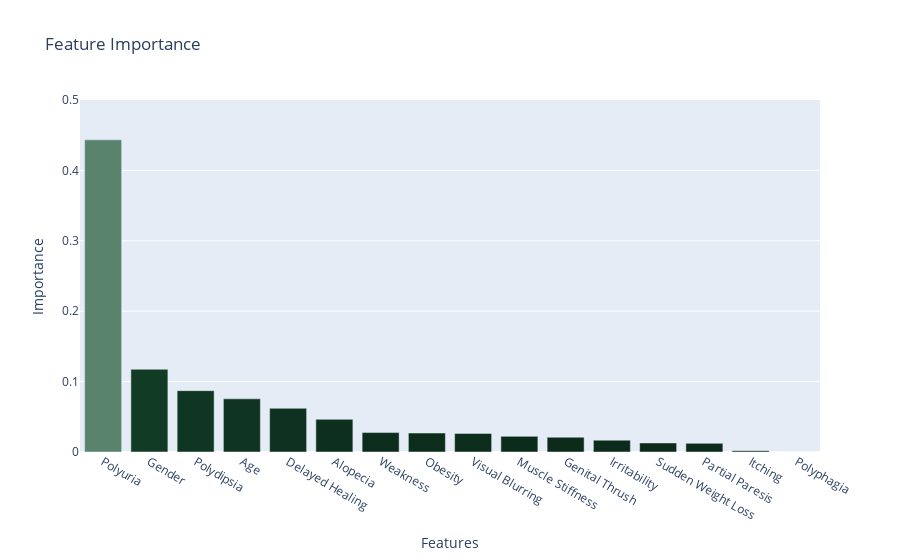

Source (notebook cell):
### Markdown cell above
### Displaying Feature Importance Plot using Plotly
> Next, let's create a Plotly graph to visualize the feature importance based on the Decision Tree model.

### Code cell
import plotly.graph_objects as go

# Train the Decision Tree model on the entire dataset
clf = DecisionTreeClassifier()
clf.fit(X, y)

# Get feature importances from the trained model
feature_importance = clf.feature_importances_

# Sort the features based on importance in descending order
sorted_indices = feature_importance.argsort()[::-1]
sorted_features = df.iloc[:, :-1].columns[sorted_indices]
sorted_importance = feature_importance[sorted_indices]

# Create a Plotly bar chart to visualize feature importance
fig = go.Figure(go.Bar(
    x=sorted_features,
    y=sorted_importance,
    marker=dict(
        color=sorted_importance,
        colorscale=colors,
        cmin=0,
        cmax=0.5
    ),
))

# Customize the plot
fig.update_layout(
    title='Feature Importance',
    xaxis_title='Features',
    yaxis_title='Importance',
    yaxis=dict(range=[0, 0.5]),
)

# Show the plot
fig.show()

### Figure 1 — Plotly figure (JSON) as saved in the notebook; plotly's stock layout.template omitted (floating-point values rounded to 4 significant figures)
{"data": [{"marker": {"cmax": 0.5, "cmin": 0, "color": [0.4435, 0.1175, 0.08715, 0.07551, 0.06201, 0.04642, 0.0276, 0.02693, 0.02641, 0.02222, 0.02101, 0.0168, 0.01286, 0.01227, 0.001865, 0], "colorscale": [[0, "#0b2819"], [0.1, "#0d301e"], [0.2, "#103823"], [0.3, "#124028"], [0.4, "#14482d"], [0.5, "#175132"], [0.6, "#175132"], [0.7, "#2e6246"], [0.8, "#45735a"], [0.9, "#5c856f"], [1, "#739684"]]}, "type": "bar", "x": ["Polyuria", "Gender", "Polydipsia", "Age", "Delayed Healing", "Alopecia", "Weakness", "Obesity", "Visual Blurring", "Muscle Stiffness", "Genital Thrush", "Irritability", "Sudden Weight Loss", "Partial Paresis", "Itching", "Polyphagia"], "y": [0.4435, 0.1175, 0.08715, 0.07551, 0.06201, 0.04642, 0.0276, 0.02693, 0.02641, 0.02222, 0.02101, 0.0168, 0.01286, 0.01227, 0.001865, 0]}], "layout": {"title": {"text": "Feature Importance"}, "xaxis": {"title": {"text": "Features"}}, "yaxis": {"range": [0, 0.5], "title": {"text": "Importance"}}}}
